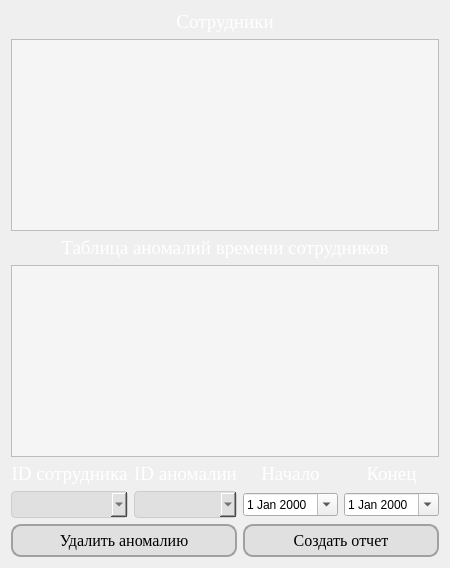
      <widget class="QWidget" name="report">
       <layout class="QGridLayout" name="gridLayout_27">
        <item row="0" column="0" colspan="4">
         <widget class="QLabel" name="label_35">
          <property name="font">
           <font>
            <family>Times New Roman</family>
            <pointsize>14</pointsize>
           </font>
          </property>
          <property name="styleSheet">
           <string notr="true">color: rgb(255, 255, 255);</string>
          </property>
          <property name="text">
           <string>Сотрудники</string>
          </property>
          <property name="alignment">
           <set>Qt::AlignCenter</set>
          </property>
         </widget>
        </item>
        <item row="1" column="0" colspan="4">
         <widget class="QTableView" name="tableView_EmployeeTable">
          <property name="sizePolicy">
           <sizepolicy hsizetype="Expanding" vsizetype="Expanding">
            <horstretch>0</horstretch>
            <verstretch>0</verstretch>
           </sizepolicy>
          </property>
          <property name="styleSheet">
           <string notr="true">QTableView {
    background-color: #f5f5f5; /* Цвет фона */
    color: #333; /* Цвет текста */
    gridline-color: #ccc; /* Цвет линий сетки */
}

QTableView::item:selected {
    background-color: #a0d9ff; /* Цвет фона для выбранной ячейки */
    color: #333; /* Цвет текста для выбранной ячейки */
}

QHeaderView::section {
    background-color: #4c7c99; /* Цвет фона заголовков столбцов */
    color: white; /* Цвет текста заголовков столбцов */
    padding: 4px; /* Отступы внутри заголовков столбцов */
    border: 1px solid #2e5066; /* Граница вокруг заголовков столбцов */
}

QTableView::horizontalHeader {
    background-color: #4c7c99; /* Цвет фона горизонтального заголовка */
    color: white; /* Цвет текста горизонтального заголовка */
}

QTableView::verticalHeader {
    background-color: #4c7c99; /* Цвет фона вертикального заголовка */
    color: white; /* Цвет текста вертикального заголовка */
}
</string>
          </property>
          <property name="frameShadow">
           <enum>QFrame::Raised</enum>
          </property>
          <property name="editTriggers">
           <set>QAbstractItemView::NoEditTriggers</set>
          </property>
          <property name="gridStyle">
           <enum>Qt::SolidLine</enum>
          </property>
          <property name="sortingEnabled">
           <bool>true</bool>
          </property>
         </widget>
        </item>
        <item row="2" column="0" colspan="4">
         <widget class="QLabel" name="label_34">
          <property name="font">
           <font>
            <family>Times New Roman</family>
            <pointsize>14</pointsize>
           </font>
          </property>
          <property name="styleSheet">
           <string notr="true">color: rgb(255, 255, 255);</string>
          </property>
          <property name="text">
           <string>Таблица аномалий времени сотрудников</string>
          </property>
          <property name="alignment">
           <set>Qt::AlignCenter</set>
          </property>
         </widget>
        </item>
        <item row="3" column="0" colspan="4">
         <widget class="QTableView" name="tableView_anomalyTimeTable">
          <property name="sizePolicy">
           <sizepolicy hsizetype="Expanding" vsizetype="Expanding">
            <horstretch>0</horstretch>
            <verstretch>0</verstretch>
           </sizepolicy>
          </property>
          <property name="styleSheet">
           <string notr="true">QTableView {
    background-color: #f5f5f5; /* Цвет фона */
    color: #333; /* Цвет текста */
    gridline-color: #ccc; /* Цвет линий сетки */
}

QTableView::item:selected {
    background-color: #a0d9ff; /* Цвет фона для выбранной ячейки */
    color: #333; /* Цвет текста для выбранной ячейки */
}

QHeaderView::section {
    background-color: #4c7c99; /* Цвет фона заголовков столбцов */
    color: white; /* Цвет текста заголовков столбцов */
    padding: 4px; /* Отступы внутри заголовков столбцов */
    border: 1px solid #2e5066; /* Граница вокруг заголовков столбцов */
}

QTableView::horizontalHeader {
    background-color: #4c7c99; /* Цвет фона горизонтального заголовка */
    color: white; /* Цвет текста горизонтального заголовка */
}

QTableView::verticalHeader {
    background-color: #4c7c99; /* Цвет фона вертикального заголовка */
    color: white; /* Цвет текста вертикального заголовка */
}
</string>
          </property>
          <property name="frameShadow">
           <enum>QFrame::Raised</enum>
          </property>
          <property name="editTriggers">
           <set>QAbstractItemView::NoEditTriggers</set>
          </property>
          <property name="gridStyle">
           <enum>Qt::SolidLine</enum>
          </property>
          <property name="sortingEnabled">
           <bool>true</bool>
          </property>
         </widget>
        </item>
        <item row="4" column="0">
         <widget class="QLabel" name="label_36">
          <property name="font">
           <font>
            <family>Times New Roman</family>
            <pointsize>14</pointsize>
           </font>
          </property>
          <property name="styleSheet">
           <string notr="true">color: rgb(255, 255, 255);</string>
          </property>
          <property name="text">
           <string>ID сотрудника</string>
          </property>
          <property name="alignment">
           <set>Qt::AlignCenter</set>
          </property>
         </widget>
        </item>
        <item row="4" column="1">
         <widget class="QLabel" name="label_37">
          <property name="font">
           <font>
            <family>Times New Roman</family>
            <pointsize>14</pointsize>
           </font>
          </property>
          <property name="styleSheet">
           <string notr="true">color: rgb(255, 255, 255);</string>
          </property>
          <property name="text">
           <string>ID аномалии</string>
          </property>
          <property name="alignment">
           <set>Qt::AlignCenter</set>
          </property>
         </widget>
        </item>
        <item row="4" column="2">
         <widget class="QLabel" name="label_38">
          <property name="font">
           <font>
            <family>Times New Roman</family>
            <pointsize>14</pointsize>
           </font>
          </property>
          <property name="styleSheet">
           <string notr="true">color: rgb(255, 255, 255);</string>
          </property>
          <property name="text">
           <string>Начало</string>
          </property>
          <property name="alignment">
           <set>Qt::AlignCenter</set>
          </property>
         </widget>
        </item>
        <item row="4" column="3">
         <widget class="QLabel" name="label_39">
          <property name="font">
           <font>
            <family>Times New Roman</family>
            <pointsize>14</pointsize>
           </font>
          </property>
          <property name="styleSheet">
           <string notr="true">color: rgb(255, 255, 255);</string>
          </property>
          <property name="text">
           <string>Конец</string>
          </property>
          <property name="alignment">
           <set>Qt::AlignCenter</set>
          </property>
         </widget>
        </item>
        <item row="5" column="0">
         <widget class="QComboBox" name="comboBox_empIDForAnomaly">
          <property name="sizePolicy">
           <sizepolicy hsizetype="Preferred" vsizetype="Fixed">
            <horstretch>0</horstretch>
            <verstretch>0</verstretch>
           </sizepolicy>
          </property>
          <property name="font">
           <font>
            <family>Times New Roman</family>
            <pointsize>12</pointsize>
           </font>
          </property>
          <property name="cursor">
           <cursorShape>PointingHandCursor</cursorShape>
          </property>
          <property name="styleSheet">
           <string notr="true">/* Стили для самого комбобокса */
QComboBox {
    border: 1px solid #ccc;
    border-radius: 4px;
    padding: 2px 4px; /* Уменьшает внутренние отступы */
    background-color: #E0E0E0;
    color: #333;
    min-height: 10px;
}

/* Стили для выпадающего списка */
QComboBox QAbstractItemView {
    border: 1px solid #ccc;
    background-color: #E0E0E0;
}

/* Стили для выбранного элемента в выпадающем списке */
QComboBox QAbstractItemView::item:selected {
    background-color: rgb(177, 177, 177); /* Устанавливает цвет фона для выбранного элемента */
    color: #333;
}

/* Стили для невыбранных элементов в выпадающем списке */
QComboBox QAbstractItemView::item {
    background-color: #E0E0E0;
    color: #333;
    padding: 2px; /* Уменьшает внутренние отступы для элементов */
    min-height: 15px; /* Устанавливает минимальную высоту для элементов */
}
</string>
          </property>
         </widget>
        </item>
        <item row="5" column="1">
         <widget class="QComboBox" name="comboBox_anomalyID">
          <property name="sizePolicy">
           <sizepolicy hsizetype="Preferred" vsizetype="Fixed">
            <horstretch>0</horstretch>
            <verstretch>0</verstretch>
           </sizepolicy>
          </property>
          <property name="font">
           <font>
            <family>Times New Roman</family>
            <pointsize>12</pointsize>
           </font>
          </property>
          <property name="cursor">
           <cursorShape>PointingHandCursor</cursorShape>
          </property>
          <property name="styleSheet">
           <string notr="true">/* Стили для самого комбобокса */
QComboBox {
    border: 1px solid #ccc;
    border-radius: 4px;
    padding: 2px 4px; /* Уменьшает внутренние отступы */
    background-color: #E0E0E0;
    color: #333;
    min-height: 10px;
}

/* Стили для выпадающего списка */
QComboBox QAbstractItemView {
    border: 1px solid #ccc;
    background-color: #E0E0E0;
}

/* Стили для выбранного элемента в выпадающем списке */
QComboBox QAbstractItemView::item:selected {
    background-color: rgb(177, 177, 177); /* Устанавливает цвет фона для выбранного элемента */
    color: #333;
}

/* Стили для невыбранных элементов в выпадающем списке */
QComboBox QAbstractItemView::item {
    background-color: #E0E0E0;
    color: #333;
    padding: 2px; /* Уменьшает внутренние отступы для элементов */
    min-height: 15px; /* Устанавливает минимальную высоту для элементов */
}
</string>
          </property>
         </widget>
        </item>
        <item row="5" column="2">
         <widget class="QDateEdit" name="dateEdit_ReportBegin">
          <property name="calendarPopup">
           <bool>true</bool>
          </property>
         </widget>
        </item>
        <item row="5" column="3">
         <widget class="QDateEdit" name="dateEdit_ReportEnd">
          <property name="calendarPopup">
           <bool>true</bool>
          </property>
         </widget>
        </item>
        <item row="6" column="0" colspan="2">
         <widget class="QPushButton" name="pushButton_remAnomaly">
          <property name="font">
           <font>
            <family>Times New Roman</family>
            <pointsize>12</pointsize>
           </font>
          </property>
          <property name="cursor">
           <cursorShape>PointingHandCursor</cursorShape>
          </property>
          <property name="styleSheet">
           <string notr="true">QPushButton {
    background-color: #E0E0E0;
    border-radius: 10px;
    border: 2px solid #A0A0A0;
    padding: 5px 10px;
}

QPushButton:hover {
    background-color: #CCCCCC;
}
</string>
          </property>
          <property name="text">
           <string>Удалить аномалию</string>
          </property>
         </widget>
        </item>
        <item row="6" column="2" colspan="2">
         <widget class="QPushButton" name="pushButton_createReport">
          <property name="font">
           <font>
            <family>Times New Roman</family>
            <pointsize>12</pointsize>
           </font>
          </property>
          <property name="cursor">
           <cursorShape>PointingHandCursor</cursorShape>
          </property>
          <property name="styleSheet">
           <string notr="true">QPushButton {
    background-color: #E0E0E0;
    border-radius: 10px;
    border: 2px solid #A0A0A0;
    padding: 5px 10px;
}

QPushButton:hover {
    background-color: #CCCCCC;
}
</string>
          </property>
          <property name="text">
           <string>Создать отчет</string>
          </property>
         </widget>
        </item>
       </layout>
      </widget>
